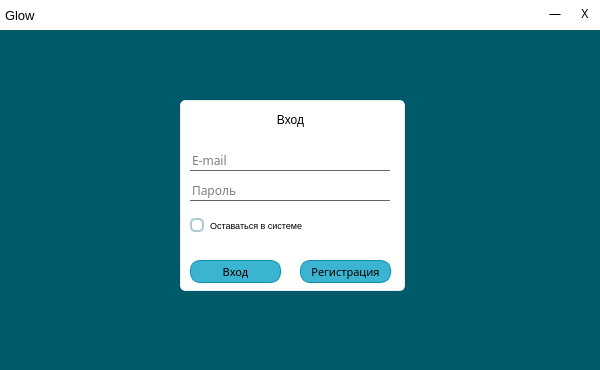
<?xml version="1.0" encoding="UTF-8"?>
<ui version="4.0">
 <class>MainWindow</class>
 <widget class="QMainWindow" name="MainWindow">
  <property name="geometry">
   <rect>
    <x>0</x>
    <y>0</y>
    <width>600</width>
    <height>370</height>
   </rect>
  </property>
  <property name="minimumSize">
   <size>
    <width>600</width>
    <height>355</height>
   </size>
  </property>
  <property name="maximumSize">
   <size>
    <width>16777215</width>
    <height>16777215</height>
   </size>
  </property>
  <property name="font">
   <font>
    <family>sans-serif</family>
    <weight>75</weight>
    <bold>true</bold>
   </font>
  </property>
  <property name="mouseTracking">
   <bool>true</bool>
  </property>
  <property name="windowTitle">
   <string>MainWindow</string>
  </property>
  <property name="styleSheet">
   <string notr="true">QLineEdit{
background: transparent;
border: none;
border-bottom: 1px solid rgba(0, 0, 0, 155);
font-family: sans-serif;
}

QCheckBox::indicator{
border-radius: 5px;
border: 2px solid rgb(170, 204, 206);
width : 10px;
height : 10px;
}
QCheckBox::indicator:checked{
border-radius: 5px;
background: rgb(52, 161, 185);
border: 2px solid rgb(170, 204, 206);
width : 10px;
height : 10px;
}


QMainWindow{
background: rgb(0, 90, 106);
font-family: sans-serif;
}

QGroupBox{
background: white;
border: 1px solid rgba(255, 255, 255, 200);
font-family: sans-serif;
border-radius:5px;
}
QGroupBox#statusBox{
border-radius: 0px;
}
QPushButton#exitButton, QPushButton#minimizeButton{
border-radius: 0px;
border: none;
background: transparent;
}
QPushButton#exitButton:hover{
background: rgb(255, 46, 46);
}
QPushButton#minimizeButton:hover{
background: rgb(223, 223, 223);
}
QPushButton:hover{
background: rgb(75, 195, 220);
border: none;
}

QPushButton{
background: rgb(58, 180, 208);
border-radius: 10px;
border: 1px solid rgb(18, 140, 168);
font-family: sans-serif;
}</string>
  </property>
  <widget class="QWidget" name="centralwidget">
   <widget class="QGroupBox" name="groupBox_2">
    <property name="geometry">
     <rect>
      <x>180</x>
      <y>100</y>
      <width>225</width>
      <height>191</height>
     </rect>
    </property>
    <property name="font">
     <font>
      <family>sans-serif</family>
      <pointsize>9</pointsize>
     </font>
    </property>
    <property name="title">
     <string/>
    </property>
    <widget class="QPushButton" name="regButton">
     <property name="geometry">
      <rect>
       <x>120</x>
       <y>160</y>
       <width>91</width>
       <height>23</height>
      </rect>
     </property>
     <property name="font">
      <font>
       <family>sans-serif</family>
       <pointsize>8</pointsize>
      </font>
     </property>
     <property name="text">
      <string>Регистрация</string>
     </property>
    </widget>
    <widget class="QLineEdit" name="passwordEdit">
     <property name="geometry">
      <rect>
       <x>10</x>
       <y>80</y>
       <width>200</width>
       <height>21</height>
      </rect>
     </property>
     <property name="font">
      <font>
       <family>sans-serif</family>
       <pointsize>9</pointsize>
      </font>
     </property>
     <property name="text">
      <string/>
     </property>
     <property name="echoMode">
      <enum>QLineEdit::Password</enum>
     </property>
     <property name="placeholderText">
      <string>Пароль</string>
     </property>
    </widget>
    <widget class="QLineEdit" name="mailEdit">
     <property name="geometry">
      <rect>
       <x>10</x>
       <y>50</y>
       <width>200</width>
       <height>21</height>
      </rect>
     </property>
     <property name="font">
      <font>
       <family>sans-serif</family>
       <pointsize>9</pointsize>
      </font>
     </property>
     <property name="text">
      <string/>
     </property>
     <property name="placeholderText">
      <string>E-mail</string>
     </property>
    </widget>
    <widget class="QPushButton" name="loginButton">
     <property name="geometry">
      <rect>
       <x>10</x>
       <y>160</y>
       <width>91</width>
       <height>23</height>
      </rect>
     </property>
     <property name="font">
      <font>
       <family>sans-serif</family>
       <pointsize>8</pointsize>
      </font>
     </property>
     <property name="text">
      <string>Вход</string>
     </property>
    </widget>
    <widget class="QLabel" name="label">
     <property name="geometry">
      <rect>
       <x>10</x>
       <y>10</y>
       <width>201</width>
       <height>20</height>
      </rect>
     </property>
     <property name="font">
      <font>
       <family>MS Sans Serif</family>
      </font>
     </property>
     <property name="text">
      <string>Вход</string>
     </property>
     <property name="alignment">
      <set>Qt::AlignCenter</set>
     </property>
    </widget>
    <widget class="QCheckBox" name="stayCheck">
     <property name="geometry">
      <rect>
       <x>10</x>
       <y>115</y>
       <width>201</width>
       <height>20</height>
      </rect>
     </property>
     <property name="font">
      <font>
       <pointsize>7</pointsize>
      </font>
     </property>
     <property name="text">
      <string>Оставаться в системе</string>
     </property>
    </widget>
   </widget>
   <widget class="QGroupBox" name="statusBox">
    <property name="geometry">
     <rect>
      <x>0</x>
      <y>0</y>
      <width>600</width>
      <height>30</height>
     </rect>
    </property>
    <property name="title">
     <string/>
    </property>
    <widget class="QPushButton" name="exitButton">
     <property name="geometry">
      <rect>
       <x>570</x>
       <y>0</y>
       <width>30</width>
       <height>27</height>
      </rect>
     </property>
     <property name="font">
      <font>
       <family>sans-serif</family>
      </font>
     </property>
     <property name="text">
      <string>X</string>
     </property>
    </widget>
    <widget class="QPushButton" name="minimizeButton">
     <property name="geometry">
      <rect>
       <x>540</x>
       <y>0</y>
       <width>30</width>
       <height>27</height>
      </rect>
     </property>
     <property name="text">
      <string>—</string>
     </property>
    </widget>
    <widget class="QLabel" name="label_2">
     <property name="geometry">
      <rect>
       <x>5</x>
       <y>5</y>
       <width>71</width>
       <height>21</height>
      </rect>
     </property>
     <property name="font">
      <font>
       <family>MS Sans Serif</family>
       <pointsize>10</pointsize>
      </font>
     </property>
     <property name="text">
      <string>Glow</string>
     </property>
    </widget>
   </widget>
  </widget>
 </widget>
 <resources/>
 <connections/>
</ui>
